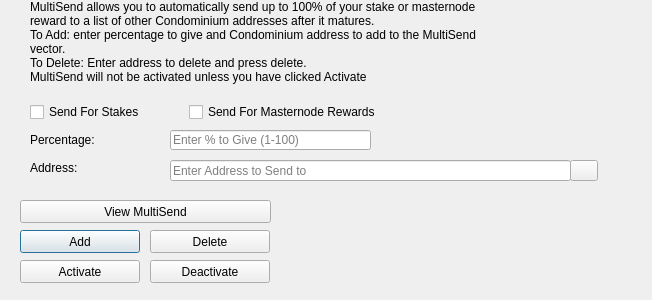
<?xml version="1.0" encoding="UTF-8"?>
<ui version="4.0">
 <class>MultiSendDialog</class>
 <widget class="QDialog" name="MultiSendDialog">
  <property name="windowModality">
   <enum>Qt::NonModal</enum>
  </property>
  <property name="geometry">
   <rect>
    <x>0</x>
    <y>0</y>
    <width>652</width>
    <height>300</height>
   </rect>
  </property>
  <property name="windowTitle">
   <string>MultiSend</string>
  </property>
  <widget class="QLineEdit" name="multiSendPercentEdit">
   <property name="geometry">
    <rect>
     <x>170</x>
     <y>130</y>
     <width>201</width>
     <height>20</height>
    </rect>
   </property>
   <property name="toolTip">
    <string>Enter whole numbers 1 - 100</string>
   </property>
   <property name="placeholderText">
    <string>Enter % to Give (1-100)</string>
   </property>
  </widget>
  <widget class="QLineEdit" name="multiSendAddressEdit">
   <property name="geometry">
    <rect>
     <x>170</x>
     <y>160</y>
     <width>401</width>
     <height>21</height>
    </rect>
   </property>
   <property name="toolTip">
    <string/>
   </property>
   <property name="placeholderText">
    <string>Enter Address to Send to</string>
   </property>
  </widget>
  <widget class="QLabel" name="label_2">
   <property name="geometry">
    <rect>
     <x>30</x>
     <y>0</y>
     <width>451</width>
     <height>121</height>
    </rect>
   </property>
   <property name="lineWidth">
    <number>1</number>
   </property>
   <property name="text">
    <string>MultiSend allows you to automatically send up to 100% of your stake or masternode reward to a list of other Condominium addresses after it matures.
To Add: enter percentage to give and Condominium address to add to the MultiSend vector.
To Delete: Enter address to delete and press delete.
MultiSend will not be activated unless you have clicked Activate</string>
   </property>
   <property name="alignment">
    <set>Qt::AlignLeading|Qt::AlignLeft|Qt::AlignTop</set>
   </property>
   <property name="wordWrap">
    <bool>true</bool>
   </property>
  </widget>
  <widget class="QLabel" name="message">
   <property name="geometry">
    <rect>
     <x>290</x>
     <y>200</y>
     <width>351</width>
     <height>91</height>
    </rect>
   </property>
   <property name="text">
    <string/>
   </property>
  </widget>
  <widget class="QPushButton" name="addButton">
   <property name="geometry">
    <rect>
     <x>20</x>
     <y>230</y>
     <width>120</width>
     <height>23</height>
    </rect>
   </property>
   <property name="toolTip">
    <string/>
   </property>
   <property name="statusTip">
    <string>Add to MultiSend Vector</string>
   </property>
   <property name="text">
    <string>Add</string>
   </property>
  </widget>
  <widget class="QPushButton" name="disableButton">
   <property name="geometry">
    <rect>
     <x>150</x>
     <y>260</y>
     <width>120</width>
     <height>23</height>
    </rect>
   </property>
   <property name="statusTip">
    <string>Deactivate MultiSend</string>
   </property>
   <property name="text">
    <string>Deactivate</string>
   </property>
  </widget>
  <widget class="QPushButton" name="addressBookButton">
   <property name="geometry">
    <rect>
     <x>570</x>
     <y>160</y>
     <width>28</width>
     <height>21</height>
    </rect>
   </property>
   <property name="toolTip">
    <string>Choose an address from the address book</string>
   </property>
   <property name="text">
    <string/>
   </property>
   <property name="icon">
    <iconset resource="../condominium.qrc">
     <normaloff>:/icons/address-book</normaloff>:/icons/address-book</iconset>
   </property>
   <property name="shortcut">
    <string>Alt+A</string>
   </property>
   <property name="autoDefault">
    <bool>false</bool>
   </property>
  </widget>
  <widget class="QLabel" name="label">
   <property name="geometry">
    <rect>
     <x>30</x>
     <y>130</y>
     <width>121</width>
     <height>20</height>
    </rect>
   </property>
   <property name="toolTip">
    <string>Percentage of stake to send</string>
   </property>
   <property name="text">
    <string>Percentage:</string>
   </property>
  </widget>
  <widget class="QLabel" name="label_5">
   <property name="geometry">
    <rect>
     <x>30</x>
     <y>160</y>
     <width>111</width>
     <height>16</height>
    </rect>
   </property>
   <property name="toolTip">
    <string>Address to send portion of stake to</string>
   </property>
   <property name="text">
    <string>Address:</string>
   </property>
  </widget>
  <widget class="QPushButton" name="deleteButton">
   <property name="geometry">
    <rect>
     <x>150</x>
     <y>230</y>
     <width>120</width>
     <height>23</height>
    </rect>
   </property>
   <property name="toolTip">
    <string/>
   </property>
   <property name="statusTip">
    <string>Delete Address From MultiSend Vector</string>
   </property>
   <property name="text">
    <string>Delete</string>
   </property>
  </widget>
  <widget class="QPushButton" name="activateButton">
   <property name="geometry">
    <rect>
     <x>20</x>
     <y>260</y>
     <width>120</width>
     <height>23</height>
    </rect>
   </property>
   <property name="statusTip">
    <string>Activate MultiSend</string>
   </property>
   <property name="text">
    <string>Activate</string>
   </property>
  </widget>
  <widget class="QPushButton" name="viewButton">
   <property name="geometry">
    <rect>
     <x>20</x>
     <y>200</y>
     <width>251</width>
     <height>23</height>
    </rect>
   </property>
   <property name="toolTip">
    <string/>
   </property>
   <property name="statusTip">
    <string>View MultiSend Vector</string>
   </property>
   <property name="text">
    <string>View MultiSend</string>
   </property>
  </widget>
  <widget class="QWidget" name="horizontalLayoutWidget">
   <property name="geometry">
    <rect>
     <x>30</x>
     <y>100</y>
     <width>351</width>
     <height>24</height>
    </rect>
   </property>
   <layout class="QHBoxLayout" name="horizontalLayout">
    <item>
     <widget class="QCheckBox" name="multiSendStakeCheckBox">
      <property name="text">
       <string>Send For Stakes</string>
      </property>
     </widget>
    </item>
    <item>
     <widget class="QCheckBox" name="multiSendMasternodeCheckBox">
      <property name="text">
       <string>Send For Masternode Rewards</string>
      </property>
     </widget>
    </item>
   </layout>
  </widget>
 </widget>
 <resources>
  <include location="../condominium.qrc"/>
 </resources>
 <connections/>
</ui>
